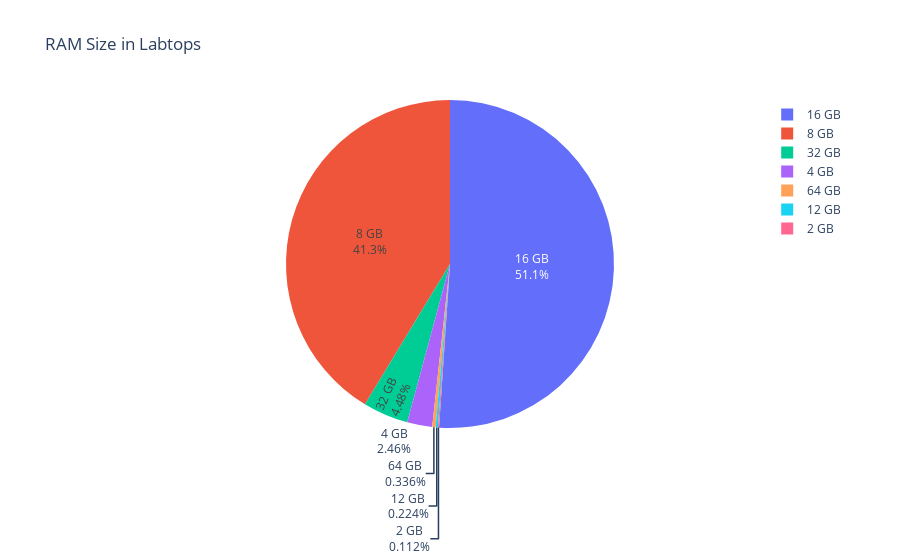

Notebook code for this chart:
### Code cell
iplot(px.pie(values=ram,
             names=['16 GB','8 GB','32 GB','4 GB','64 GB','12 GB','2 GB'],
             title='RAM Size in Labtops'

).update_traces(textinfo='label+percent'))

### Figure 1 — Plotly figure (JSON) as saved in the notebook; plotly's stock layout.template omitted (floating-point values rounded to 4 significant figures)
{"data": [{"domain": {"x": [0, 1], "y": [0, 1]}, "hovertemplate": "label=%{label}<br>value=%{value}<extra></extra>", "labels": ["16 GB", "8 GB", "32 GB", "4 GB", "64 GB", "12 GB", "2 GB"], "legendgroup": "", "name": "", "showlegend": true, "textinfo": "label+percent", "type": "pie", "values": [456, 369, 40, 22, 3, 2, 1]}], "layout": {"legend": {"tracegroupgap": 0}, "title": {"text": "RAM Size in Labtops"}}}
